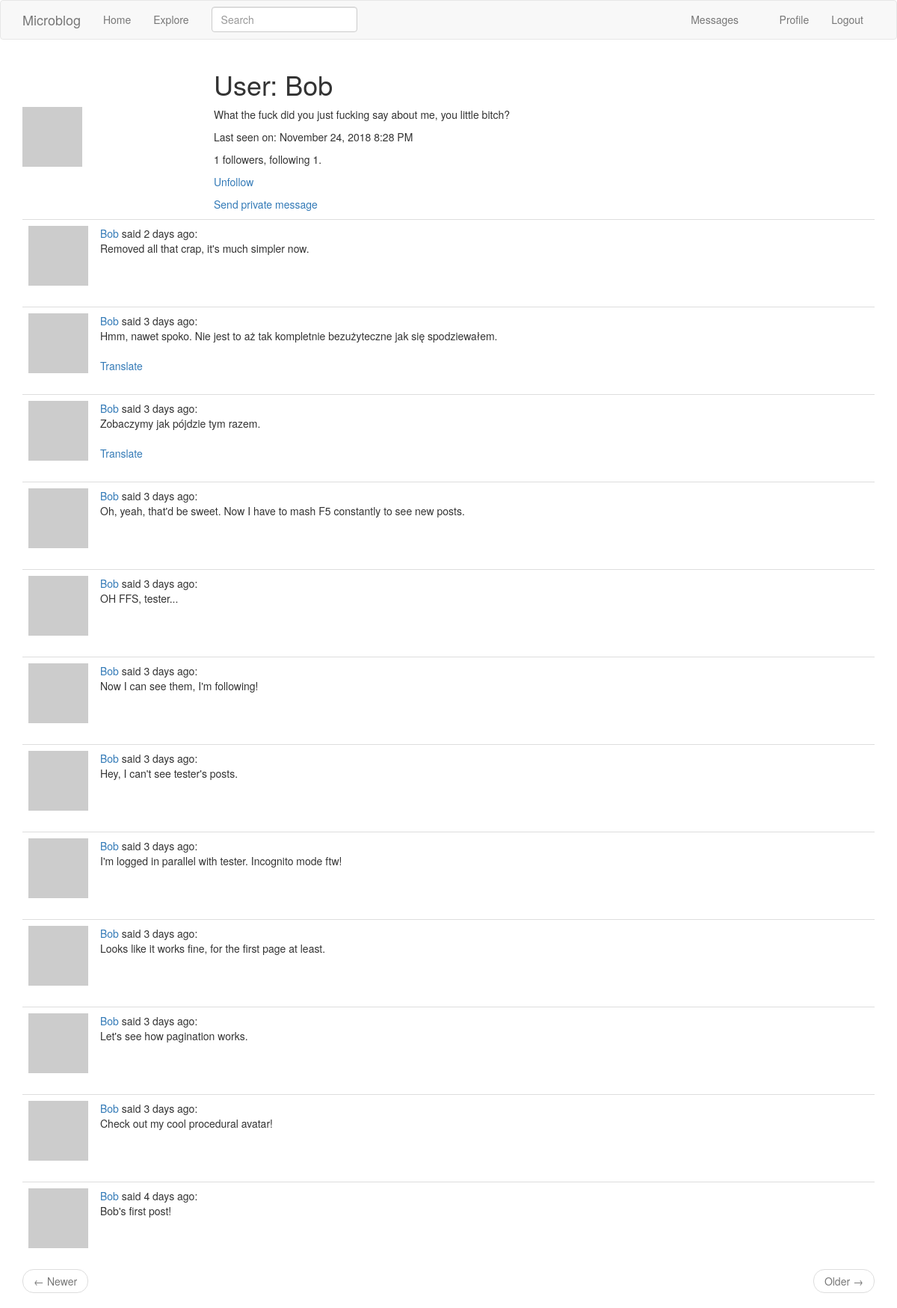
The app's page /user/Bob (signed in) with its own data.
### app/models.py (models this page shows, shortened)
class User(UserMixin, db.Model):
    id = db.Column(db.Integer, primary_key=True)
    username = db.Column(db.String(64), index=True, unique=True)
    email = db.Column(db.String(120), index=True, unique=True)
    password_hash = db.Column(db.String(128))
    about_me = db.Column(db.String(140))
    last_seen = db.Column(db.DateTime, default=datetime.utcnow)
    last_message_read_time = db.Column(db.DateTime)
    posts = db.relationship('Post', backref='author', lazy='dynamic')
    followed = db.relationship(
        'User', secondary=followers,
        primaryjoin=(followers.c.follower_id == id),
        secondaryjoin=(followers.c.followed_id == id),
        backref=db.backref('followers', lazy='dynamic'), lazy='dynamic')
    messages_sent = db.relationship(
        'Message',
        foreign_keys='Message.sender_id',
        backref='author', lazy='dynamic')
    messages_received = db.relationship(
        'Message',
        foreign_keys='Message.recipient_id',
        backref='recipient', lazy='dynamic')
    notifications = db.relationship('Notification', backref='user',
                                    lazy='dynamic')
    def avatar(self, size):
        digest = md5(self.email.lower().encode('utf-8')).hexdigest()
        return 'https://www.gravatar.com/avatar/{}?d=retro&s={}'.format(
            digest, size)
    def is_following(self, user):
        return self.followed.filter(
            followers.c.followed_id == user.id).count() > 0
    def new_messages(self):
        last_read_time = self.last_message_read_time or datetime(1900, 1, 1)
        return Message.query.filter_by(recipient=self).filter(
            Message.timestamp > last_read_time).count()

class Post(db.Model):
    __searchable__ = ['body']
    id = db.Column(db.Integer, primary_key=True)
    body = db.Column(db.String(140))
    timestamp = db.Column(db.DateTime, index=True, default=datetime.utcnow)
    user_id = db.Column(db.Integer, db.ForeignKey('user.id'))
    language = db.Column(db.String(5))

### app/main/routes.py (the view)
@bp.route('/user/<username>')
@login_required
def user(username):
    user = User.query.filter_by(username=username).first_or_404()
    page = request.args.get('page', 1, type=int)
    posts = user.posts.order_by(Post.timestamp.desc()).paginate(
        page, current_app.config['POSTS_PER_PAGE'], False)
    next_url = url_for('main.user', username=user.username, page=posts.next_num) \
        if posts.has_next else None
    prev_url = url_for('main.user', username=user.username, page=posts.prev_num) \
        if posts.has_prev else None
    return render_template('user.html', user=user, posts=posts.items,
                           prev_url=prev_url, next_url=next_url)

### app/main/forms.py
class SearchForm(FlaskForm):
    q = StringField(_l('Search'), validators=[DataRequired()])
    def __init__(self, *args, **kwargs):
        if 'formdata' not in kwargs:
            kwargs['formdata'] = request.args
        if 'csrf_enabled' not in kwargs:
            kwargs['csrf_enabled'] = False
        super().__init__(*args, **kwargs)

### app/main/routes.py (called while the page is built)
@bp.before_app_request
def before_request():
    if current_user.is_authenticated:
        current_user.last_seen = datetime.utcnow()
        db.session.commit()
        g.search_form = SearchForm()
    g.locale = str(get_locale())

### app/models.py (called while the page is built)
@login.user_loader
def load_user(id):
    return User.query.get(int(id))

### app/templates/user.html
{% extends "base.html" %}
{% block app_content %}
  <table class="tabe">
    <tr>
      <td width="256px" style="border: 0px;">
        <img src="{{ user.avatar(256) }}">
      </td>
      <td style="border: 0px;">
        <h1>{{ _('User:') }} {{ user.username }}</h1>
        {% if user.about_me %}
          <p>{{ user.about_me }}</p>
        {% endif %}
        {% if user.last_seen %}
          <p>{{ _('Last seen on:') }} {{ moment(user.last_seen).format('LLL') }}</p>
        {% endif %}
        <p>{{ user.followers.count() }} {{ _('followers, following') }} {{ user.followed.count() }}.</p>
        {% if user == current_user %}
          <p><a href="{{ url_for('main.edit_profile') }}">{{ _('Edit your profile') }}</a></p>
        {% elif not current_user.is_following(user) %}
          <p><a href="{{ url_for('main.follow', username=user.username) }}">{{ _('Follow') }}</a></p>
        {% else %}
          <p><a href="{{ url_for('main.unfollow', username=user.username) }}">{{ _('Unfollow') }}</a></p>
        {% endif %}
        {% if user != current_user %}
          <p>
            <a href="{{ url_for('main.send_message', recipient=user.username) }}">
              {{ _('Send private message') }}
            </a>
          </p>
        {% endif %}
      </td>
    </tr>
  </table>
  {% for post in posts %}
    {% include '_post.html' %}
  {% endfor %}
  {% include '_page_nav.html' %}
{% endblock %}

### app/templates/_post.html
<table class="table table-hover">
  <tr>
    <td width="40px"><img src="{{ post.author.avatar(40) }}"></td>
    <td>
      <span class="user_popup">
        <a href="{{ url_for('main.user', username=post.author.username) }}">
          {{ post.author.username }}
        </a>
      </span>
      {{ _('said') }} {{ moment(post.timestamp).fromNow() }}:
      <br>
      <span id="post{{ post.id }}">{{ post.body }}</span>
      {% if post.language and post.language != g.locale %}
        <br><br>
        <span id="translation{{ post.id }}">
          <a href="javascript:translate(
                                '#post{{ post.id }}',
                                '#translation{{ post.id }}',
                                '{{ post.language }}',
                                '{{ g.locale }}');">{{ _('Translate') }}</a>
        </span>
      {% endif %}
    </td>
  </tr>
</table>

### records on screen
User: username "Bob", about_me "What the fuck did you just fucking say about me, you little bitch?", last_seen "November 24, 2018 8:28 PM"
Post: author.username "Bob", timestamp "2 days ago", body "Removed all that crap, it's much simpler now."
Post: author.username "Bob", timestamp "3 days ago", body "Hmm, nawet spoko. Nie jest to aż tak kompletnie bezużyteczne jak się spodziewałem."
Post: author.username "Bob", timestamp "3 days ago", body "Zobaczymy jak pójdzie tym razem."
Post: author.username "Bob", timestamp "3 days ago", body "Oh, yeah, that'd be sweet. Now I have to mash F5 constantly to see new posts."
Post: author.username "Bob", timestamp "3 days ago", body "OH FFS, tester..."
Post: author.username "Bob", timestamp "3 days ago", body "Now I can see them, I'm following!"
Post: author.username "Bob", timestamp "3 days ago", body "Hey, I can't see tester's posts."
Post: author.username "Bob", timestamp "3 days ago", body "I'm logged in parallel with tester. Incognito mode ftw!"
Post: author.username "Bob", timestamp "3 days ago", body "Looks like it works fine, for the first page at least."
Post: author.username "Bob", timestamp "3 days ago", body "Let's see how pagination works."
Post: author.username "Bob", timestamp "3 days ago", body "Check out my cool procedural avatar!"
Post: author.username "Bob", timestamp "4 days ago", body "Bob's first post!"

### other values on screen
{{ user.followers.count() }} "1"
{{ user.followed.count() }} "1"
